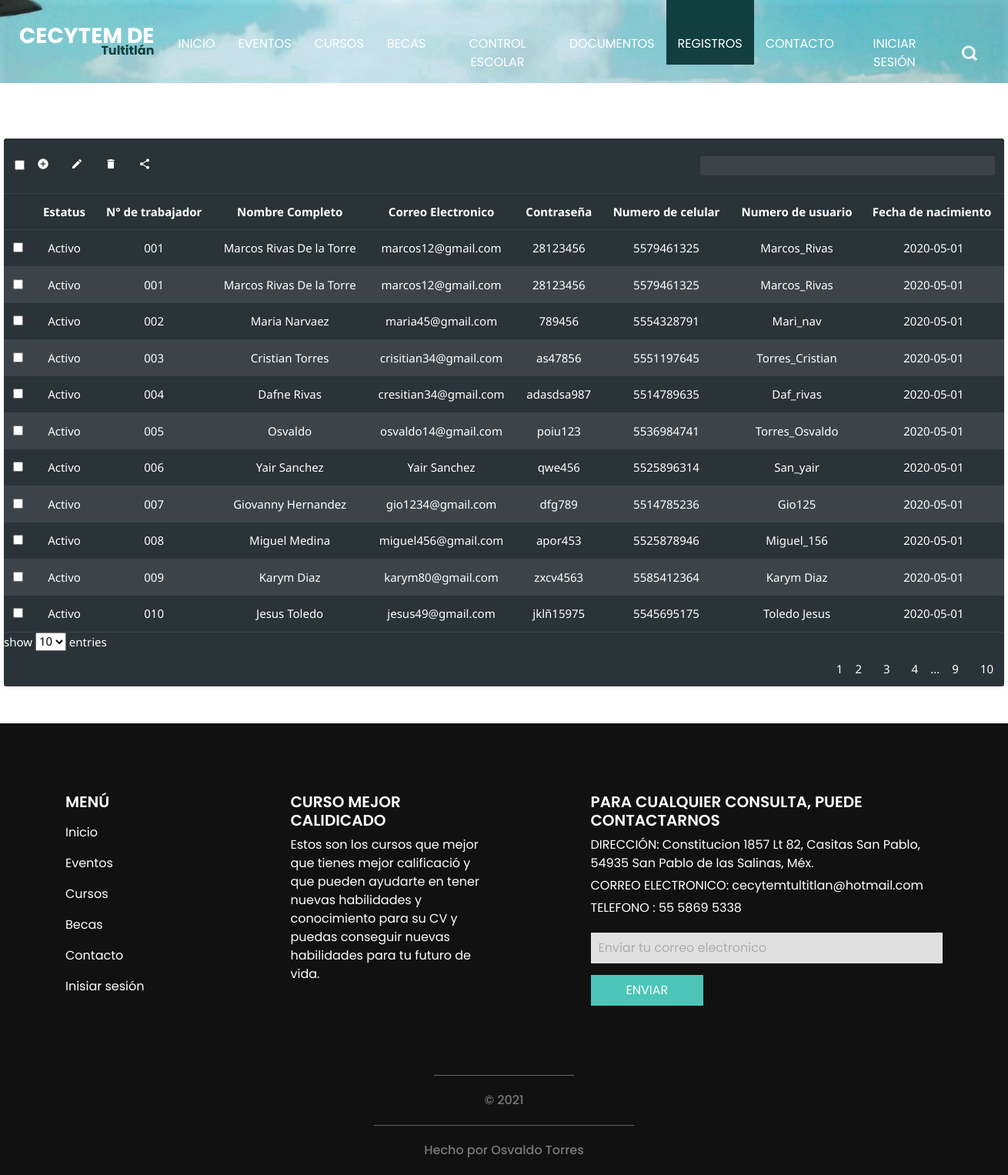
The page /tablaregis.php on the database its author committed.
### tables this page shows
CREATE TABLE `registros` (
  `Estatus` varchar(150) NOT NULL,
  `Id` int(150) NOT NULL,
  `Numtrab` varchar(150) NOT NULL,
  `Nombre` varchar(45) NOT NULL,
  `Correo` varchar(45) NOT NULL,
  `Contraseña` varchar(45) NOT NULL,
  `Telefono` varchar(15) NOT NULL,
  `Usuario` varchar(45) NOT NULL,
  `Fecha` date NOT NULL
);

### tablaregis.php (the view, shortened to what this page needs)
<?php
include ("tabla.php");
$usuario = "SELECT * FROM registros";
?>
<!DOCTYPE html>
<html>
<head>
  <link rel="stylesheet" type="text/css" href="css/bootstrap.css" />
  <link href="css/style.css" rel="stylesheet" />
  <link href="css/responsive.css" rel="stylesheet" />
  <link rel="stylesheet" href="main.css">
</head>
<body class="sub_page">
  <div class="hero_area">
    <header class="header_section">
      <div class="container-fluid">
        <nav class="navbar navbar-expand-lg custom_nav-container ">
          <a class="navbar-brand" href="index.html">
            <h3>
              Cecytem de
            </h3>
            <span> Tultitlán</span>
          </a>
          <div class="collapse navbar-collapse ml-auto" id="navbarSupportedContent">
            <ul class="navbar-nav  ml-auto">
              <li class="nav-item ">
                <a class="nav-link" href="index.html">Inicio <span class="sr-only">(current)</span></a>
              </li>
              <li class="nav-item">
                <a class="nav-link" href=""> Eventos </a>
              </li>
              <li class="nav-item">
                <a class="nav-link" href="course.html"> Cursos </a>
              </li>
              <li class="nav-item">
                <a class="nav-link" href=""> Becas </a>
              </li>
              <li class="nav-item">
                <a class="nav-link" href="CEscolar.html"> Control Escolar</a>
              </li>
              <li class="nav-item ">
                <a class="nav-link" href="CEscolar2.html">
                  Documentos</a
                >
              </li>
             <li class="nav-item active">
              <a class="nav-link" href="eventos.html"> Registros</a>
            </li>
              <li class="nav-item">
                <a class="nav-link" href="">Contacto</a>
              </li>
              <li class="nav-item">
                <a class="nav-link" href="login.html">Iniciar sesión</a>
              </li>
            </ul>
            <form class="form-inline my-2 my-lg-0 ml-0 ml-lg-4 mb-3 mb-lg-0">
              <button class="btn  my-2 my-sm-0 nav_search-btn" type="submit"></button>
            </form>
          </div>
        </nav>
      </div>
    </header>
  </div><br><br><br>
  <div class="datatable-container">
    <div class="header-tools">
      <div class="tools">
        <ul>
          <li><span><input type="checkbox"></span></li>
          <li>
          <form action="docentes.php">
            <button type="submit">
              <i class="material-icons">add_circle</i>
            </button>
            </form>
          </li>
          <li>
          <form action="docentes.php">
            <button type="submit">
              <i class="material-icons">edit</i>
            </button>
            </form>
          </li>
          <li>
          <form action="docentes.php">
            <button type="submit">
              <i class="material-icons">delete</i>
            </button>
            </form>
          </li>
          <li>
            <button>
              <i class="material-icons">share</i>
            </button>
          </li>
        </ul>
      </div>
      <div class="search">
        <input type="tect" name="" id="" class="search-input">
      </div>
    </div>
    <table class="datatable">
      <thead>
        <tr>
          <th></th>
          <th style="text-align: center">Estatus</th>
          <th style="text-align: center">N° de trabajador</th>
          <th style="text-align: center">Nombre Completo</th>
          <th style="text-align: center">Correo Electronico</th>
          <th style="text-align: center">Contraseña</th>
          <th style="text-align: center">Numero de celular</th>
          <th style="text-align: center">Numero de usuario</th>
          <th>Fecha de nacimiento</th>
        </tr>
      </thead>
      <tbody>
      <?php
        $resultado= mysqli_query($conexion, $usuario);
        while($row=mysqli_fetch_assoc($resultado)) { ?>
        <tr>
        <td class="table-checkbox"><input type="checkbox" nome="" id=""></td>
          <td style="text-align: center"><?php echo $row ['Estatus'];?></td>
   <td style="text-align: center"><?php echo $row ['Numtrab'];?></td>
   <td style="text-align: center"><?php echo $row ['Nombre'];?></td>
   <td style="text-align: center"><?php echo $row ['Correo'];?></td>
   <td style="text-align: center"><?php echo $row ['Contraseña'];?></td>
   <td style="text-align: center"><?php echo $row ['Telefono'];?></td>
   <td style="text-align: center"><?php echo $row ['Usuario'];?></td>
   <td style="text-align: center"><?php echo $row ['Fecha'];?></td>
        </tr>
        <?php
        }
    ?>
      </tbody>
    </table>
    <div class="footer-tools">
      <div class="list-items">
        show
        <select name="n-entries" id="n-enties" class="n-entries">
          <option value="10" selected>10</option>
        </select>
        entries
      </div>
      <div class="pages">
        <ul>
          <li><span class="active">1</span></li>
          <li><button>2</button></li>
          <li><button>3</button></li>
          <li><button>4</button></li>
          <li><span>...</span></li>
          <li><button>9</button></li>
          <li><button>10</button></li>
        </ul>
      </div>
    </div>
  </div> <br><br>
 <section class="info_section layout_padding">
  <div class="container">
    <div class="row">
      <div class="col-md-3">
        <div class="info_menu">
          <h5>
            Menú
          </h5>
          <ul class="navbar-nav  ">
            <li class="nav-item active">
              <a class="nav-link" href="index.html">Inicio <span class="sr-only">(current)</span></a>
            </li>
            <li class="nav-item">
              <a class="nav-link" href="about.html"> Eventos </a>
            </li>
            <li class="nav-item">
              <a class="nav-link" href="course.html"> Cursos </a>
            </li>
            <li class="nav-item">
              <a class="nav-link" href="event.html"> Becas </a>
            </li>
            <li class="nav-item">
              <a class="nav-link" href="contact.html">Contacto</a>
            </li>
            <li class="nav-item">
              <a class="nav-link" href="login.html">Inisiar sesión</a>
            </li>
          </ul>
        </div>
      </div>
      <div class="col-md-3">
        <div class="info_course">
          <h5>
            CURSO MEJOR CALIDICADO
          </h5>
          <p>
            Estos son los cursos que mejor que tienes mejor calificació y
          que pueden ayudarte en tener nuevas habilidades y conocimiento
          para su CV y puedas conseguir nuevas habilidades para tu futuro
          de vida.
          </p>
        </div>
      </div>
      <div class="col-md-5 offset-md-1">
        <div class="info_news">
          <h5>
            PARA CUALQUIER CONSULTA, PUEDE CONTACTARNOS
          </h5>
          <div class="info_contact">
            <a href="">
              DIRECCIÓN: Constitucion 1857 Lt 82, Casitas San Pablo,
               54935 San Pablo de las Salinas, Méx.
            </a>
            <a href="">
              CORREO ELECTRONICO: cecytemtultitlan@hotmail.com
            </a>
            <a href="">
              TELEFONO : 55 5869 5338
            </a>
          </div>
          <form action="">
            <input type="text" placeholder="Enviar tu correo electronico" />
            <button>
              ENVIAR
            </button>
          </form>
        </div>
      </div>
    </div>
  </div>
</section>
<footer class="container-fluid footer_section">
  <p>
    &copy; 2021
  </p>
</footer>
<footer class="container-fluid footer_section">
  <p>
    Hecho por
    <a href="https://themewagon.com/">Osvaldo Torres</a>
  </p>
</footer>
</body>
</html>

### css/style.css (style rules this page uses)
body { font-family: "Poppins", sans-serif; color: #000000; background-color: #ffffff; }
.layout_padding { padding: 90px 0; }
.hero_area { height: 100vh; background-color: #b5caee; background-image: url(../images/ce.jpg); background-size: cover; }
.sub_page .hero_area { height: auto; }
.header_section .container-fluid { padding-right: 25px; padding-left: 25px; }
.custom_nav-container .navbar-nav .nav-item .nav-link { padding: 45px 15px 15px; color: #ffffff; text-align: center; position: relative; text-transform: uppercase; }
.custom_nav-container .navbar-nav .nav-item:hover .nav-link, .custom_nav-container .navbar-nav .nav-item.active .nav-link { background-color: #133e3f; }
.custom_nav-container .form-inline { padding-top: 30px; }
a, a:hover, a:focus { text-decoration: none; }
.btn, .btn:focus { outline: none !important; -webkit-box-shadow: none; box-shadow: none; }
.custom_nav-container .nav_search-btn { background-image: url(../images/search-icon.png); background-size: 20px; background-repeat: no-repeat; background-position-y: 7px; width: 35px; height: 35px; padding: 0; border: none; }
.navbar-brand { display: -webkit-box; display: -ms-flexbox; display: flex; -webkit-box-orient: vertical; -webkit-box-direction: normal; -ms-flex-direction: column; flex-direction: column; -webkit-box-align: end; -ms-flex-align: end; align-items: flex-end; }
.navbar-brand h3 { color: #ffffff; font-weight: bold; text-transform: uppercase; margin: 0; }
.navbar-brand span { font-size: 16px; font-weight: bold; color: #133e3f; margin-top: -10px; }
.custom_nav-container { z-index: 99999; padding: 0; }
.info_section { background-color: #121111; color: #ffffff; }
.info_section h5 { text-transform: uppercase; font-weight: 600; }
.info_section .info_menu .navbar-nav .nav-item .nav-link { color: #ffffff; }
.info_section .info_news .info_contact { display: -webkit-box; display: -ms-flexbox; display: flex; -webkit-box-orient: vertical; -webkit-box-direction: normal; -ms-flex-direction: column; flex-direction: column; -webkit-box-align: start; -ms-flex-align: start; align-items: flex-start; }
.info_section .info_news .info_contact a { color: #ffffff; margin-bottom: 5px; }
.info_section .info_news form { margin-top: 15px; }
.info_section .info_news form input { width: 100%; border: none; outline: none; padding: 8px 10px; background-color: #e0e0e0; }
.info_section .info_news form input::placeholder { color: #acaeae; }
.info_section .info_news form button { display: inline-block; padding: 7px 45px; background-color: #4bc5b8; border: 1px solid #4bc5b8; color: #ffffff; margin-top: 15px; }
.footer_section { background-color: #121111; font-weight: 500; display: -webkit-box; display: -ms-flexbox; display: flex; -webkit-box-pack: center; -ms-flex-pack: center; justify-content: center; }
.footer_section p { padding: 20px 65px; color: #787878; margin: 0 auto; text-align: center; border-top: 1px solid rgba(224, 224, 224, 0.4); }
.footer_section a { color: #787878; }

### css/responsive.css (style rules this page uses)
@media (min-width: 1200px) { .container { max-width: 1170px; } }

### rows shown on the page
registros: Estatus "Activo", Numtrab "001", Nombre "Marcos Rivas De la Torre", Correo "marcos12@gmail.com", Contraseña "28123456", Telefono "5579461325", Usuario "Marcos_Rivas", Fecha "2020-05-01"
registros: Estatus "Activo", Numtrab "001", Nombre "Marcos Rivas De la Torre", Correo "marcos12@gmail.com", Contraseña "28123456", Telefono "5579461325", Usuario "Marcos_Rivas", Fecha "2020-05-01"
registros: Estatus "Activo", Numtrab "002", Nombre "Maria Narvaez", Correo "maria45@gmail.com", Contraseña "789456", Telefono "5554328791", Usuario "Mari_nav", Fecha "2020-05-01"
registros: Estatus "Activo", Numtrab "003", Nombre "Cristian Torres", Correo "crisitian34@gmail.com", Contraseña "as47856", Telefono "5551197645", Usuario "Torres_Cristian", Fecha "2020-05-01"
registros: Estatus "Activo", Numtrab "004", Nombre "Dafne Rivas", Correo "cresitian34@gmail.com", Contraseña "adasdsa987", Telefono "5514789635", Usuario "Daf_rivas", Fecha "2020-05-01"
registros: Estatus "Activo", Numtrab "005", Nombre "Osvaldo", Correo "osvaldo14@gmail.com", Contraseña "poiu123", Telefono "5536984741", Usuario "Torres_Osvaldo", Fecha "2020-05-01"
registros: Estatus "Activo", Numtrab "006", Nombre "Yair Sanchez", Correo "Yair Sanchez", Contraseña "qwe456", Telefono "5525896314", Usuario "San_yair", Fecha "2020-05-01"
registros: Estatus "Activo", Numtrab "007", Nombre "Giovanny Hernandez", Correo "gio1234@gmail.com", Contraseña "dfg789", Telefono "5514785236", Usuario "Gio125", Fecha "2020-05-01"
registros: Estatus "Activo", Numtrab "008", Nombre "Miguel Medina", Correo "miguel456@gmail.com", Contraseña "apor453", Telefono "5525878946", Usuario "Miguel_156", Fecha "2020-05-01"
registros: Estatus "Activo", Numtrab "009", Nombre "Karym Diaz", Correo "karym80@gmail.com", Contraseña "zxcv4563", Telefono "5585412364", Usuario "Karym Diaz", Fecha "2020-05-01"
registros: Estatus "Activo", Numtrab "010", Nombre "Jesus Toledo", Correo "jesus49@gmail.com", Contraseña "jklñ15975", Telefono "5545695175", Usuario "Toledo Jesus", Fecha "2020-05-01"
